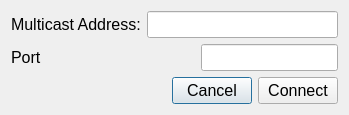
<?xml version="1.0" encoding="UTF-8"?>
<ui version="4.0">
 <class>ConnectDlg</class>
 <widget class="QDialog" name="ConnectDlg">
  <property name="windowModality">
   <enum>Qt::WindowModal</enum>
  </property>
  <property name="geometry">
   <rect>
    <x>0</x>
    <y>0</y>
    <width>349</width>
    <height>113</height>
   </rect>
  </property>
  <property name="font">
   <font>
    <pointsize>12</pointsize>
   </font>
  </property>
  <property name="windowTitle">
   <string>Connect</string>
  </property>
  <property name="sizeGripEnabled">
   <bool>false</bool>
  </property>
  <layout class="QGridLayout" name="gridLayout">
   <item row="0" column="0">
    <widget class="QLabel" name="label">
     <property name="text">
      <string>Multicast Address:</string>
     </property>
    </widget>
   </item>
   <item row="0" column="1" rowspan="2">
    <layout class="QVBoxLayout" name="verticalLayout">
     <item>
      <widget class="QLineEdit" name="lineEdit_address">
       <property name="inputMask">
        <string/>
       </property>
      </widget>
     </item>
     <item>
      <layout class="QHBoxLayout" name="horizontalLayout">
       <item>
        <spacer name="horizontalSpacer_2">
         <property name="orientation">
          <enum>Qt::Horizontal</enum>
         </property>
         <property name="sizeHint" stdset="0">
          <size>
           <width>60</width>
           <height>20</height>
          </size>
         </property>
        </spacer>
       </item>
       <item>
        <widget class="QLineEdit" name="lineEdit_port">
         <property name="inputMask">
          <string/>
         </property>
         <property name="frame">
          <bool>true</bool>
         </property>
        </widget>
       </item>
      </layout>
     </item>
    </layout>
   </item>
   <item row="1" column="0">
    <widget class="QLabel" name="label_2">
     <property name="text">
      <string>Port</string>
     </property>
    </widget>
   </item>
   <item row="2" column="0" colspan="2">
    <layout class="QGridLayout" name="gridLayout_2">
     <item row="0" column="0">
      <spacer name="horizontalSpacer">
       <property name="orientation">
        <enum>Qt::Horizontal</enum>
       </property>
       <property name="sizeHint" stdset="0">
        <size>
         <width>40</width>
         <height>20</height>
        </size>
       </property>
      </spacer>
     </item>
     <item row="0" column="1">
      <widget class="QPushButton" name="pushButton_cancel">
       <property name="text">
        <string>Cancel</string>
       </property>
      </widget>
     </item>
     <item row="0" column="2">
      <widget class="QPushButton" name="pushButton_connect">
       <property name="text">
        <string>Connect</string>
       </property>
      </widget>
     </item>
    </layout>
   </item>
  </layout>
 </widget>
 <resources/>
 <connections>
  <connection>
   <sender>pushButton_cancel</sender>
   <signal>pressed()</signal>
   <receiver>ConnectDlg</receiver>
   <slot>close()</slot>
   <hints>
    <hint type="sourcelabel">
     <x>200</x>
     <y>89</y>
    </hint>
    <hint type="destinationlabel">
     <x>164</x>
     <y>56</y>
    </hint>
   </hints>
  </connection>
 </connections>
</ui>
